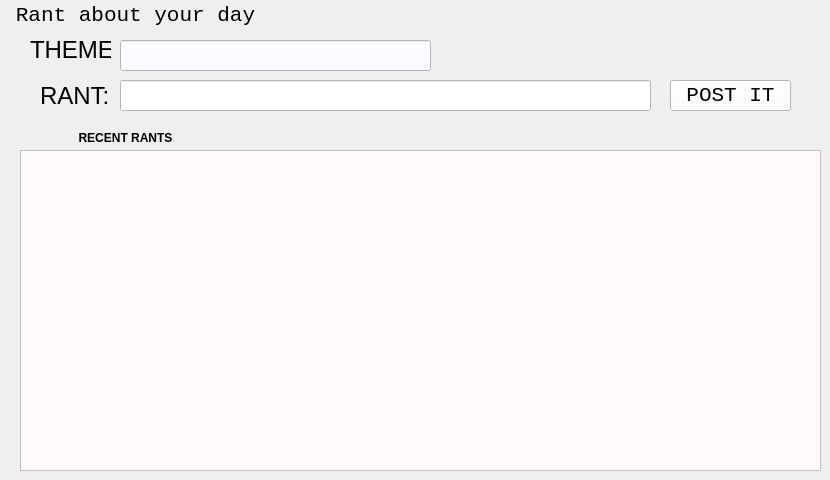
        <widget class="QWidget" name="page_9">
         <widget class="QScrollArea" name="scrollArea">
          <property name="geometry">
           <rect>
            <x>20</x>
            <y>150</y>
            <width>801</width>
            <height>321</height>
           </rect>
          </property>
          <property name="styleSheet">
           <string notr="true">background-color: rgb(255, 250, 250);</string>
          </property>
          <property name="widgetResizable">
           <bool>true</bool>
          </property>
          <widget class="QWidget" name="scrollAreaWidgetContents">
           <property name="geometry">
            <rect>
             <x>0</x>
             <y>0</y>
             <width>799</width>
             <height>319</height>
            </rect>
           </property>
          </widget>
         </widget>
         <widget class="QLineEdit" name="txt_titulo">
          <property name="geometry">
           <rect>
            <x>120</x>
            <y>40</y>
            <width>311</width>
            <height>31</height>
           </rect>
          </property>
          <property name="font">
           <font>
            <family>Consolas</family>
            <pointsize>12</pointsize>
           </font>
          </property>
          <property name="styleSheet">
           <string notr="true">background-color: rgb(250, 252, 255);</string>
          </property>
         </widget>
         <widget class="QLabel" name="label_4">
          <property name="geometry">
           <rect>
            <x>10</x>
            <y>0</y>
            <width>251</width>
            <height>31</height>
           </rect>
          </property>
          <property name="font">
           <font>
            <family>Consolas</family>
            <pointsize>16</pointsize>
            <weight>50</weight>
            <bold>false</bold>
           </font>
          </property>
          <property name="text">
           <string>Rant about your day</string>
          </property>
          <property name="alignment">
           <set>Qt::AlignCenter</set>
          </property>
         </widget>
         <widget class="QLineEdit" name="txt_publicar">
          <property name="geometry">
           <rect>
            <x>120</x>
            <y>80</y>
            <width>531</width>
            <height>31</height>
           </rect>
          </property>
          <property name="font">
           <font>
            <family>Consolas</family>
            <pointsize>12</pointsize>
           </font>
          </property>
          <property name="styleSheet">
           <string notr="true">background-color: rgb(255, 255, 255);</string>
          </property>
         </widget>
         <widget class="QPushButton" name="Publicar_Button">
          <property name="geometry">
           <rect>
            <x>670</x>
            <y>80</y>
            <width>121</width>
            <height>31</height>
           </rect>
          </property>
          <property name="font">
           <font>
            <family>Consolas</family>
            <pointsize>16</pointsize>
           </font>
          </property>
          <property name="cursor">
           <cursorShape>PointingHandCursor</cursorShape>
          </property>
          <property name="styleSheet">
           <string notr="true">background-color: rgb(255, 255, 255);</string>
          </property>
          <property name="text">
           <string>POST IT</string>
          </property>
         </widget>
         <widget class="QLabel" name="label_3">
          <property name="geometry">
           <rect>
            <x>20</x>
            <y>130</y>
            <width>211</width>
            <height>16</height>
           </rect>
          </property>
          <property name="font">
           <font>
            <family>System</family>
            <weight>75</weight>
            <bold>true</bold>
           </font>
          </property>
          <property name="text">
           <string>RECENT RANTS</string>
          </property>
          <property name="alignment">
           <set>Qt::AlignCenter</set>
          </property>
         </widget>
         <widget class="QLabel" name="label_10">
          <property name="geometry">
           <rect>
            <x>30</x>
            <y>40</y>
            <width>81</width>
            <height>20</height>
           </rect>
          </property>
          <property name="font">
           <font>
            <pointsize>18</pointsize>
           </font>
          </property>
          <property name="text">
           <string>THEME:</string>
          </property>
         </widget>
         <widget class="QLabel" name="label_11">
          <property name="geometry">
           <rect>
            <x>40</x>
            <y>80</y>
            <width>71</width>
            <height>31</height>
           </rect>
          </property>
          <property name="font">
           <font>
            <pointsize>18</pointsize>
           </font>
          </property>
          <property name="text">
           <string>RANT:</string>
          </property>
         </widget>
        </widget>
